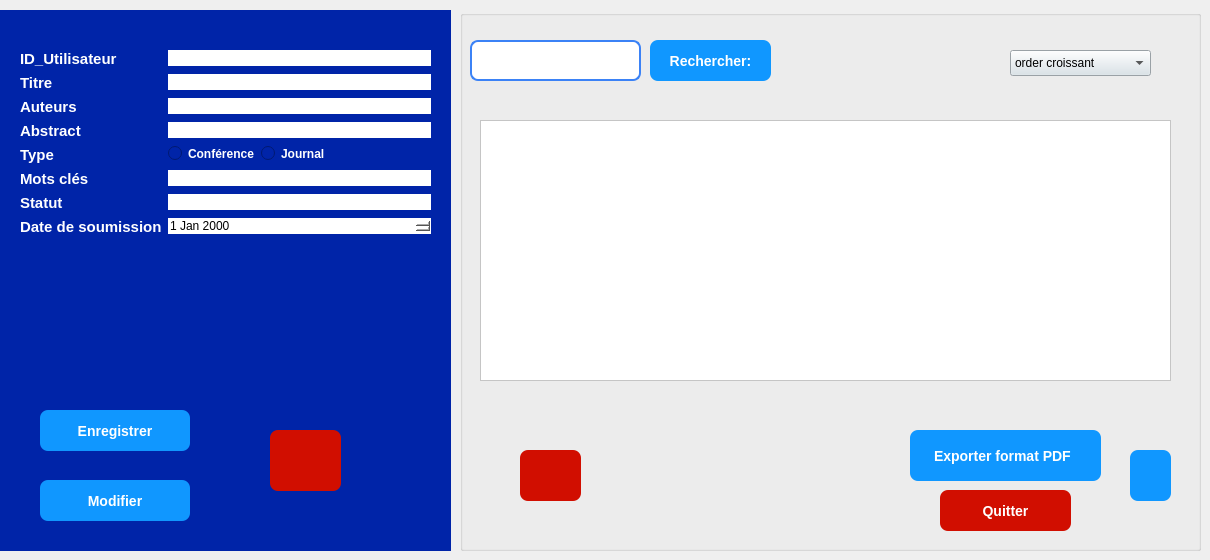
     <widget class="QWidget" name="stackedWidgetPage2">
      <widget class="QGroupBox" name="groupBox_2">
       <property name="geometry">
        <rect>
         <x>0</x>
         <y>10</y>
         <width>451</width>
         <height>541</height>
        </rect>
       </property>
       <property name="styleSheet">
        <string notr="true">background-color: rgb(0, 36, 168);
border: #A8D3F0;</string>
       </property>
       <property name="title">
        <string/>
       </property>
       <widget class="QWidget" name="formLayoutWidget">
        <property name="geometry">
         <rect>
          <x>20</x>
          <y>40</y>
          <width>411</width>
          <height>331</height>
         </rect>
        </property>
        <layout class="QFormLayout" name="formLayout">
         <item row="0" column="0">
          <widget class="QLabel" name="label_9">
           <property name="text">
            <string>&lt;html&gt;&lt;head/&gt;&lt;body&gt;&lt;p&gt;&lt;span style=&quot; font-size:11pt; font-weight:700; color:#ffffff;&quot;&gt;ID_Utilisateur&lt;/span&gt;&lt;/p&gt;&lt;/body&gt;&lt;/html&gt;</string>
           </property>
          </widget>
         </item>
         <item row="0" column="1">
          <widget class="QLineEdit" name="Id_utilisateur">
           <property name="styleSheet">
            <string notr="true">background-color: rgb(255, 255, 255);</string>
           </property>
          </widget>
         </item>
         <item row="1" column="0">
          <widget class="QLabel" name="label_2">
           <property name="text">
            <string>&lt;html&gt;&lt;head/&gt;&lt;body&gt;&lt;p&gt;&lt;span style=&quot; font-size:11pt; font-weight:700; color:#ffffff;&quot;&gt;Titre&lt;/span&gt;&lt;/p&gt;&lt;/body&gt;&lt;/html&gt;</string>
           </property>
          </widget>
         </item>
         <item row="1" column="1">
          <widget class="QLineEdit" name="titrePub">
           <property name="styleSheet">
            <string notr="true">background-color: rgb(255, 255, 255);</string>
           </property>
          </widget>
         </item>
         <item row="2" column="0">
          <widget class="QLabel" name="label_3">
           <property name="text">
            <string>&lt;html&gt;&lt;head/&gt;&lt;body&gt;&lt;p&gt;&lt;span style=&quot; font-size:11pt; font-weight:700; color:#ffffff;&quot;&gt;Auteurs&lt;/span&gt;&lt;/p&gt;&lt;/body&gt;&lt;/html&gt;</string>
           </property>
          </widget>
         </item>
         <item row="2" column="1">
          <widget class="QLineEdit" name="auteurPub">
           <property name="styleSheet">
            <string notr="true">background-color: rgb(255, 255, 255);</string>
           </property>
          </widget>
         </item>
         <item row="3" column="0">
          <widget class="QLabel" name="label_4">
           <property name="text">
            <string>&lt;html&gt;&lt;head/&gt;&lt;body&gt;&lt;p&gt;&lt;span style=&quot; font-size:11pt; font-weight:700; color:#ffffff;&quot;&gt;Abstract&lt;/span&gt;&lt;/p&gt;&lt;/body&gt;&lt;/html&gt;</string>
           </property>
          </widget>
         </item>
         <item row="3" column="1">
          <widget class="QLineEdit" name="abstractPub">
           <property name="styleSheet">
            <string notr="true">background-color: rgb(255, 255, 255);
</string>
           </property>
          </widget>
         </item>
         <item row="4" column="0">
          <widget class="QLabel" name="label_5">
           <property name="text">
            <string>&lt;html&gt;&lt;head/&gt;&lt;body&gt;&lt;p&gt;&lt;span style=&quot; font-size:11pt; font-weight:700; color:#ffffff;&quot;&gt;Type&lt;/span&gt;&lt;/p&gt;&lt;/body&gt;&lt;/html&gt;</string>
           </property>
          </widget>
         </item>
         <item row="4" column="1">
          <layout class="QFormLayout" name="formLayout_2">
           <item row="0" column="0">
            <widget class="QRadioButton" name="radioButton_Admin_3">
             <property name="styleSheet">
              <string notr="true">color: white; font-weight: bold;</string>
             </property>
             <property name="text">
              <string>Conférence</string>
             </property>
            </widget>
           </item>
           <item row="0" column="1">
            <widget class="QRadioButton" name="radioButton_Admin_4">
             <property name="styleSheet">
              <string notr="true">color: white; font-weight: bold;</string>
             </property>
             <property name="text">
              <string>Journal</string>
             </property>
            </widget>
           </item>
          </layout>
         </item>
         <item row="5" column="0">
          <widget class="QLabel" name="label_6">
           <property name="text">
            <string>&lt;html&gt;&lt;head/&gt;&lt;body&gt;&lt;p&gt;&lt;span style=&quot; font-size:11pt; font-weight:700; color:#ffffff;&quot;&gt;Mots clés&lt;/span&gt;&lt;/p&gt;&lt;/body&gt;&lt;/html&gt;</string>
           </property>
          </widget>
         </item>
         <item row="5" column="1">
          <widget class="QLineEdit" name="mot_clePub">
           <property name="styleSheet">
            <string notr="true">background-color: rgb(255, 255, 255);</string>
           </property>
          </widget>
         </item>
         <item row="6" column="0">
          <widget class="QLabel" name="label_7">
           <property name="text">
            <string>&lt;html&gt;&lt;head/&gt;&lt;body&gt;&lt;p&gt;&lt;span style=&quot; font-size:11pt; font-weight:700; color:#ffffff;&quot;&gt;Statut&lt;/span&gt;&lt;/p&gt;&lt;/body&gt;&lt;/html&gt;</string>
           </property>
          </widget>
         </item>
         <item row="6" column="1">
          <widget class="QLineEdit" name="statutPub">
           <property name="styleSheet">
            <string notr="true">background-color: rgb(255, 255, 255);</string>
           </property>
          </widget>
         </item>
         <item row="7" column="0">
          <widget class="QLabel" name="label_8">
           <property name="text">
            <string>&lt;html&gt;&lt;head/&gt;&lt;body&gt;&lt;p&gt;&lt;span style=&quot; font-size:11pt; font-weight:700; color:#ffffff;&quot;&gt;Date de soumission&lt;/span&gt;&lt;/p&gt;&lt;/body&gt;&lt;/html&gt;</string>
           </property>
          </widget>
         </item>
         <item row="7" column="1">
          <widget class="QDateEdit" name="datePub">
           <property name="styleSheet">
            <string notr="true">background-color: rgb(255, 255, 255);</string>
           </property>
          </widget>
         </item>
        </layout>
       </widget>
       <widget class="QPushButton" name="enregistrer">
        <property name="geometry">
         <rect>
          <x>40</x>
          <y>400</y>
          <width>150</width>
          <height>41</height>
         </rect>
        </property>
        <property name="minimumSize">
         <size>
          <width>0</width>
          <height>0</height>
         </size>
        </property>
        <property name="styleSheet">
         <string notr="true">QPushButton {
    background-color: rgb(16, 151, 255);   /* normal state */
    color: white;
    border: none;
    border-radius: 8px;
    padding: 8px 20px;
    font-size: 14px;
    font-weight: bold;
}

QPushButton:hover {
    background-color: #059669;   /* darker on hover */
}
</string>
        </property>
        <property name="text">
         <string>Enregistrer</string>
        </property>
       </widget>
       <widget class="QPushButton" name="modif">
        <property name="geometry">
         <rect>
          <x>40</x>
          <y>470</y>
          <width>150</width>
          <height>41</height>
         </rect>
        </property>
        <property name="styleSheet">
         <string notr="true">QPushButton {
    background-color: rgb(16, 151, 255);   /* normal state */
    color: white;
    border: none;
    border-radius: 8px;
    padding: 8px 20px;
    font-size: 14px;
    font-weight: bold;
}

QPushButton:hover {
    background-color: #059669;   /* darker on hover */
}
</string>
        </property>
        <property name="text">
         <string>Modifier</string>
        </property>
       </widget>
       <widget class="QPushButton" name="annulerajout_client">
        <property name="geometry">
         <rect>
          <x>270</x>
          <y>420</y>
          <width>71</width>
          <height>61</height>
         </rect>
        </property>
        <property name="styleSheet">
         <string notr="true">QPushButton {

	background-color: rgb(209, 14, 0);
	
    color: white;
    border: none;
    border-radius: 8px;
    padding: 8px 20px;
    font-size: 14px;
    font-weight: bold;
}

QPushButton:hover {
      /* darker on hover */
	background-color: rgb(140, 0, 0);
}
</string>
        </property>
        <property name="text">
         <string/>
        </property>
        <property name="icon">
         <iconset theme="QIcon::ThemeIcon::EditClear"/>
        </property>
       </widget>
      </widget>
      <widget class="QGroupBox" name="groupBox_Session_List_5">
       <property name="geometry">
        <rect>
         <x>460</x>
         <y>10</y>
         <width>741</width>
         <height>541</height>
        </rect>
       </property>
       <property name="styleSheet">
        <string notr="true">background-color: rgb(0, 36, 168);
border: #A8D3F0;
/* Style pour tous les GroupBox */
QGroupBox {
    border: 2px solid #2c3e50; /* Couleur de la bordure */
    border-radius: 15px;      /* Même arrondi que les boutons */
    margin-top: 20px;         /* Espace pour le titre en haut */
    font-weight: bold;
    color: #2c3e50;
}
/* Style spécifique pour le titre du GroupBox */
QGroupBox::title {
    subcontrol-origin: margin;
    subcontrol-position: top center; /* Place le titre en haut au centre */
    padding: 0 10px;
}</string>
       </property>
       <property name="title">
        <string/>
       </property>
       <widget class="QComboBox" name="comboBox_9">
        <property name="geometry">
         <rect>
          <x>550</x>
          <y>40</y>
          <width>141</width>
          <height>26</height>
         </rect>
        </property>
        <property name="palette">
         <palette>
          <active>
           <colorrole role="WindowText">
            <brush brushstyle="SolidPattern">
             <color alpha="255">
              <red>0</red>
              <green>0</green>
              <blue>0</blue>
             </color>
            </brush>
           </colorrole>
           <colorrole role="Button">
            <brush brushstyle="SolidPattern">
             <color alpha="255">
              <red>216</red>
              <green>226</green>
              <blue>233</blue>
             </color>
            </brush>
           </colorrole>
           <colorrole role="Light">
            <brush brushstyle="SolidPattern">
             <color alpha="255">
              <red>255</red>
              <green>255</green>
              <blue>255</blue>
             </color>
            </brush>
           </colorrole>
           <colorrole role="Midlight">
            <brush brushstyle="SolidPattern">
             <color alpha="255">
              <red>255</red>
              <green>255</green>
              <blue>255</blue>
             </color>
            </brush>
           </colorrole>
           <colorrole role="Dark">
            <brush brushstyle="SolidPattern">
             <color alpha="255">
              <red>127</red>
              <green>127</green>
              <blue>127</blue>
             </color>
            </brush>
           </colorrole>
           <colorrole role="Mid">
            <brush brushstyle="SolidPattern">
             <color alpha="255">
              <red>170</red>
              <green>170</green>
              <blue>170</blue>
             </color>
            </brush>
           </colorrole>
           <colorrole role="Text">
            <brush brushstyle="SolidPattern">
             <color alpha="255">
              <red>0</red>
              <green>0</green>
              <blue>0</blue>
             </color>
            </brush>
           </colorrole>
           <colorrole role="BrightText">
            <brush brushstyle="SolidPattern">
             <color alpha="255">
              <red>255</red>
              <green>255</green>
              <blue>255</blue>
             </color>
            </brush>
           </colorrole>
           <colorrole role="ButtonText">
            <brush brushstyle="SolidPattern">
             <color alpha="255">
              <red>0</red>
              <green>0</green>
              <blue>0</blue>
             </color>
            </brush>
           </colorrole>
           <colorrole role="Base">
            <brush brushstyle="SolidPattern">
             <color alpha="255">
              <red>216</red>
              <green>226</green>
              <blue>233</blue>
             </color>
            </brush>
           </colorrole>
           <colorrole role="Window">
            <brush brushstyle="SolidPattern">
             <color alpha="255">
              <red>216</red>
              <green>226</green>
              <blue>233</blue>
             </color>
            </brush>
           </colorrole>
           <colorrole role="Shadow">
            <brush brushstyle="SolidPattern">
             <color alpha="255">
              <red>0</red>
              <green>0</green>
              <blue>0</blue>
             </color>
            </brush>
           </colorrole>
           <colorrole role="AlternateBase">
            <brush brushstyle="SolidPattern">
             <color alpha="255">
              <red>255</red>
              <green>255</green>
              <blue>255</blue>
             </color>
            </brush>
           </colorrole>
           <colorrole role="ToolTipBase">
            <brush brushstyle="SolidPattern">
             <color alpha="255">
              <red>255</red>
              <green>255</green>
              <blue>220</blue>
             </color>
            </brush>
           </colorrole>
           <colorrole role="ToolTipText">
            <brush brushstyle="SolidPattern">
             <color alpha="255">
              <red>0</red>
              <green>0</green>
              <blue>0</blue>
             </color>
            </brush>
           </colorrole>
           <colorrole role="PlaceholderText">
            <brush brushstyle="SolidPattern">
             <color alpha="127">
              <red>0</red>
              <green>0</green>
              <blue>0</blue>
             </color>
            </brush>
           </colorrole>
           <colorrole role="Accent">
            <brush brushstyle="SolidPattern">
             <color alpha="255">
              <red>255</red>
              <green>255</green>
              <blue>255</blue>
             </color>
            </brush>
           </colorrole>
          </active>
          <inactive>
           <colorrole role="WindowText">
            <brush brushstyle="SolidPattern">
             <color alpha="255">
              <red>0</red>
              <green>0</green>
              <blue>0</blue>
             </color>
            </brush>
           </colorrole>
           <colorrole role="Button">
            <brush brushstyle="SolidPattern">
             <color alpha="255">
              <red>216</red>
              <green>226</green>
              <blue>233</blue>
             </color>
            </brush>
           </colorrole>
           <colorrole role="Light">
            <brush brushstyle="SolidPattern">
             <color alpha="255">
              <red>255</red>
              <green>255</green>
              <blue>255</blue>
             </color>
            </brush>
           </colorrole>
           <colorrole role="Midlight">
            <brush brushstyle="SolidPattern">
             <color alpha="255">
              <red>255</red>
              <green>255</green>
              <blue>255</blue>
             </color>
            </brush>
           </colorrole>
           <colorrole role="Dark">
            <brush brushstyle="SolidPattern">
             <color alpha="255">
              <red>127</red>
              <green>127</green>
              <blue>127</blue>
             </color>
            </brush>
           </colorrole>
           <colorrole role="Mid">
            <brush brushstyle="SolidPattern">
             <color alpha="255">
              <red>170</red>
              <green>170</green>
              <blue>170</blue>
             </color>
            </brush>
           </colorrole>
           <colorrole role="Text">
            <brush brushstyle="SolidPattern">
             <color alpha="255">
              <red>0</red>
              <green>0</green>
              <blue>0</blue>
             </color>
            </brush>
           </colorrole>
           <colorrole role="BrightText">
            <brush brushstyle="SolidPattern">
             <color alpha="255">
              <red>255</red>
              <green>255</green>
              <blue>255</blue>
             </color>
            </brush>
           </colorrole>
           <colorrole role="ButtonText">
            <brush brushstyle="SolidPattern">
             <color alpha="255">
              <red>0</red>
              <green>0</green>
              <blue>0</blue>
             </color>
            </brush>
           </colorrole>
           <colorrole role="Base">
            <brush brushstyle="SolidPattern">
             <color alpha="255">
              <red>216</red>
              <green>226</green>
              <blue>233</blue>
             </color>
            </brush>
           </colorrole>
           <colorrole role="Window">
            <brush brushstyle="SolidPattern">
             <color alpha="255">
              <red>216</red>
              <green>226</green>
              <blue>233</blue>
             </color>
            </brush>
           </colorrole>
           <colorrole role="Shadow">
            <brush brushstyle="SolidPattern">
             <color alpha="255">
              <red>0</red>
              <green>0</green>
              <blue>0</blue>
             </color>
            </brush>
           </colorrole>
           <colorrole role="AlternateBase">
            <brush brushstyle="SolidPattern">
             <color alpha="255">
              <red>255</red>
              <green>255</green>
              <blue>255</blue>
             </color>
            </brush>
           </colorrole>
           <colorrole role="ToolTipBase">
            <brush brushstyle="SolidPattern">
             <color alpha="255">
              <red>255</red>
              <green>255</green>
              <blue>220</blue>
             </color>
            </brush>
           </colorrole>
           <colorrole role="ToolTipText">
            <brush brushstyle="SolidPattern">
             <color alpha="255">
              <red>0</red>
              <green>0</green>
              <blue>0</blue>
             </color>
            </brush>
           </colorrole>
           <colorrole role="PlaceholderText">
            <brush brushstyle="SolidPattern">
             <color alpha="127">
              <red>0</red>
              <green>0</green>
              <blue>0</blue>
             </color>
            </brush>
           </colorrole>
           <colorrole role="Accent">
            <brush brushstyle="SolidPattern">
             <color alpha="255">
              <red>255</red>
              <green>255</green>
              <blue>255</blue>
             </color>
            </brush>
           </colorrole>
          </inactive>
          <disabled>
           <colorrole role="WindowText">
            <brush brushstyle="SolidPattern">
             <color alpha="255">
              <red>127</red>
              <green>127</green>
              <blue>127</blue>
             </color>
            </brush>
           </colorrole>
           <colorrole role="Button">
            <brush brushstyle="SolidPattern">
             <color alpha="255">
              <red>216</red>
              <green>226</green>
              <blue>233</blue>
             </color>
            </brush>
           </colorrole>
           <colorrole role="Light">
            <brush brushstyle="SolidPattern">
             <color alpha="255">
              <red>255</red>
              <green>255</green>
              <blue>255</blue>
             </color>
            </brush>
           </colorrole>
           <colorrole role="Midlight">
            <brush brushstyle="SolidPattern">
             <color alpha="255">
              <red>255</red>
              <green>255</green>
              <blue>255</blue>
             </color>
            </brush>
           </colorrole>
           <colorrole role="Dark">
            <brush brushstyle="SolidPattern">
             <color alpha="255">
              <red>127</red>
              <green>127</green>
              <blue>127</blue>
             </color>
            </brush>
           </colorrole>
           <colorrole role="Mid">
            <brush brushstyle="SolidPattern">
             <color alpha="255">
              <red>170</red>
              <green>170</green>
              <blue>170</blue>
             </color>
            </brush>
           </colorrole>
           <colorrole role="Text">
            <brush brushstyle="SolidPattern">
             <color alpha="255">
              <red>127</red>
              <green>127</green>
              <blue>127</blue>
             </color>
            </brush>
           </colorrole>
           <colorrole role="BrightText">
            <brush brushstyle="SolidPattern">
             <color alpha="255">
              <red>255</red>
              <green>255</green>
              <blue>255</blue>
             </color>
            </brush>
           </colorrole>
           <colorrole role="ButtonText">
            <brush brushstyle="SolidPattern">
             <color alpha="255">
              <red>127</red>
              <green>127</green>
              <blue>127</blue>
             </color>
            </brush>
           </colorrole>
           <colorrole role="Base">
            <brush brushstyle="SolidPattern">
             <color alpha="255">
              <red>216</red>
              <green>226</green>
              <blue>233</blue>
             </color>
            </brush>
           </colorrole>
           <colorrole role="Window">
            <brush brushstyle="SolidPattern">
             <color alpha="255">
              <red>216</red>
              <green>226</green>
              <blue>233</blue>
             </color>
            </brush>
           </colorrole>
           <colorrole role="Shadow">
            <brush brushstyle="SolidPattern">
             <color alpha="255">
              <red>0</red>
              <green>0</green>
              <blue>0</blue>
             </color>
            </brush>
           </colorrole>
           <colorrole role="AlternateBase">
            <brush brushstyle="SolidPattern">
             <color alpha="255">
              <red>255</red>
              <green>255</green>
              <blue>255</blue>
             </color>
            </brush>
           </colorrole>
           <colorrole role="ToolTipBase">
            <brush brushstyle="SolidPattern">
             <color alpha="255">
              <red>255</red>
              <green>255</green>
              <blue>220</blue>
             </color>
            </brush>
           </colorrole>
           <colorrole role="ToolTipText">
            <brush brushstyle="SolidPattern">
             <color alpha="255">
              <red>0</red>
              <green>0</green>
              <blue>0</blue>
             </color>
            </brush>
           </colorrole>
           <colorrole role="PlaceholderText">
            <brush brushstyle="SolidPattern">
             <color alpha="127">
              <red>127</red>
              <green>127</green>
              <blue>127</blue>
             </color>
            </brush>
           </colorrole>
           <colorrole role="Accent">
            <brush brushstyle="SolidPattern">
             <color alpha="255">
              <red>255</red>
              <green>255</green>
              <blue>255</blue>
             </color>
            </brush>
           </colorrole>
          </disabled>
         </palette>
        </property>
        <property name="styleSheet">
         <string notr="true">background-color: #D8E2E9;
QPushButton {
    /* La couleur de fond (bleu pro) */
    background-color: #2c3e50; 
    
    /* La couleur du texte */
    color: white;
    
    /* L'ARRONDI : plus le chiffre est grand, plus c'est rond */
    border-radius: 15px;
    
    /* Une bordure fine pour définir la forme */
    border: 1px solid #34495e;
    
    /* Espacement interne pour que le texte ne touche pas les bords */
    padding: 5px 15px;
}

/* Effet au survol de la souris */
QPushButton:hover {
    background-color: #34495e;
}</string>
        </property>
        <item>
         <property name="text">
          <string>order croissant</string>
         </property>
        </item>
        <item>
         <property name="text">
          <string>order decroissant</string>
         </property>
        </item>
       </widget>
       <widget class="QTableView" name="tableWidget_9">
        <property name="geometry">
         <rect>
          <x>20</x>
          <y>110</y>
          <width>691</width>
          <height>261</height>
         </rect>
        </property>
        <property name="styleSheet">
         <string notr="true">background-color: rgb(255, 255, 255);</string>
        </property>
       </widget>
       <widget class="QPushButton" name="pushButton_recherche_3">
        <property name="geometry">
         <rect>
          <x>190</x>
          <y>30</y>
          <width>121</width>
          <height>41</height>
         </rect>
        </property>
        <property name="styleSheet">
         <string notr="true">QPushButton {
    background-color: rgb(16, 151, 255);   /* normal state */
    color: white;
    border: none;
    border-radius: 8px;
    padding: 8px 20px;
    font-size: 14px;
    font-weight: bold;
}

QPushButton:hover {
    background-color: #059669;   /* darker on hover */
}
</string>
        </property>
        <property name="text">
         <string>Rechercher:</string>
        </property>
        <property name="icon">
         <iconset theme="QIcon::ThemeIcon::EditFind"/>
        </property>
       </widget>
       <widget class="QPushButton" name="pushButton_pdfclient">
        <property name="geometry">
         <rect>
          <x>670</x>
          <y>440</y>
          <width>41</width>
          <height>51</height>
         </rect>
        </property>
        <property name="styleSheet">
         <string notr="true">QPushButton {
    background-color: rgb(16, 151, 255);
   /* normal state */
    color: white;
    border: none;
    border-radius: 8px;
    padding: 8px 20px;
    font-size: 14px;
    font-weight: bold;
}

QPushButton:hover {
    background-color: #059669;   /* darker on hover */
}
</string>
        </property>
        <property name="text">
         <string/>
        </property>
        <property name="icon">
         <iconset theme="QIcon::ThemeIcon::GoDown"/>
        </property>
       </widget>
       <widget class="QLineEdit" name="rechSession_5">
        <property name="geometry">
         <rect>
          <x>10</x>
          <y>30</y>
          <width>171</width>
          <height>41</height>
         </rect>
        </property>
        <property name="styleSheet">
         <string notr="true">QLineEdit {
    /* dark background */
	background-color: rgb(255, 255, 255);
    color: #1f2937;              /* typed text color */
    border: 2px solid #3b82f6;   /* blue border */
    border-radius: 8px;
    
    font-size: 14px;
}

QLineEdit::placeholder {
    color: white;                /* placeholder text color */
}
</string>
        </property>
       </widget>
       <widget class="QPushButton" name="pushButton_supprimer_client">
        <property name="geometry">
         <rect>
          <x>60</x>
          <y>440</y>
          <width>61</width>
          <height>51</height>
         </rect>
        </property>
        <property name="styleSheet">
         <string notr="true">QPushButton {

	background-color: rgb(209, 14, 0);

	
    color: white;
    border: none;
    border-radius: 8px;
    padding: 8px 20px;
    font-size: 14px;
    font-weight: bold;
}

QPushButton:hover {
      /* darker on hover */
	background-color: rgb(209, 14, 0);
;
}
</string>
        </property>
        <property name="text">
         <string/>
        </property>
        <property name="icon">
         <iconset theme="QIcon::ThemeIcon::EditDelete"/>
        </property>
       </widget>
       <widget class="QLabel" name="label_11">
        <property name="geometry">
         <rect>
          <x>450</x>
          <y>420</y>
          <width>191</width>
          <height>51</height>
         </rect>
        </property>
        <property name="styleSheet">
         <string notr="true">QLabel {
    background-color: rgb(16, 151, 255);
   /* normal state */
    color: white;
    border: none;
    border-radius: 8px;
    padding: 8px 20px;
    font-size: 14px;
    font-weight: bold;
}


</string>
        </property>
        <property name="text">
         <string>Exporter format PDF</string>
        </property>
       </widget>
       <widget class="QPushButton" name="quitterSession_5">
        <property name="geometry">
         <rect>
          <x>480</x>
          <y>480</y>
          <width>131</width>
          <height>41</height>
         </rect>
        </property>
        <property name="styleSheet">
         <string notr="true">QPushButton {

	background-color: rgb(209, 14, 0);
	
    color: white;
    border: none;
    border-radius: 8px;
    padding: 8px 20px;
    font-size: 14px;
    font-weight: bold;
}

QPushButton:hover {
      /* darker on hover */
	background-color: rgb(140, 0, 0);
}

</string>
        </property>
        <property name="text">
         <string>Quitter</string>
        </property>
       </widget>
      </widget>
     </widget>
